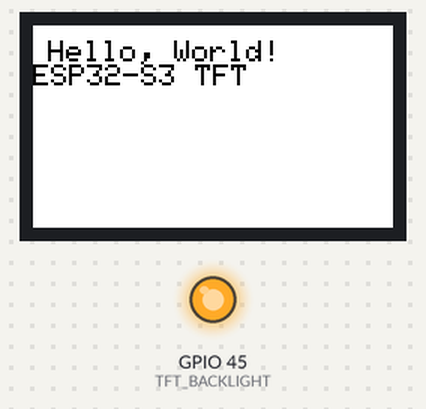
The sketch below on a simulated ESP32-S3. Parts: 240×135 colour display, output pins drawn as LEDs (lit = HIGH). What the sketch prints to the serial monitor is not drawn.

Above: at 0.2 s.
At 0.7 s:
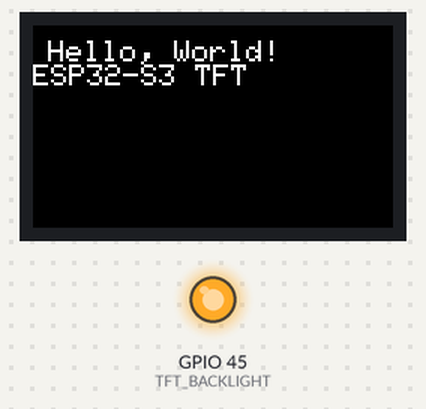

The sketch:

wokring_tft.ino
```cpp
#include <Adafruit_GFX.h>      // Core graphics library
#include <Adafruit_ST7789.h>   // ST7789 driver library
#include <SPI.h>

// Define TFT control pins for Adafruit ESP32-S3 TFT Feather
#define TFT_CS        7
#define TFT_RST      40
#define TFT_DC       39
#define TFT_BACKLIGHT 45

// Initialize the ST7789 display
Adafruit_ST7789 tft = Adafruit_ST7789(TFT_CS, TFT_DC, TFT_RST);

void setup() {
  // Initialize Serial for debugging
  Serial.begin(115200);
  Serial.println("TFT Display Test");

  // Initialize the TFT display
  tft.init(135, 240);  // Width and height of the display
  tft.setRotation(3);  // Set display orientation (try 0, 1, 2, or 3)

  // Turn on the backlight
  pinMode(TFT_BACKLIGHT, OUTPUT);
  digitalWrite(TFT_BACKLIGHT, HIGH);

  // Clear the screen and fill with black
  tft.fillScreen(ST77XX_BLACK);

  // Set text properties
  tft.setTextColor(ST77XX_WHITE);  // White text
  tft.setTextSize(2);              // Double size text
  tft.setCursor(10, 10);           // Set starting point

  // Display text
  tft.println("Hello, World!");
  tft.println("ESP32-S3 TFT");
}

void loop() {
  // Invert display colors for a simple animation effect
  tft.invertDisplay(true);
  delay(500);
  tft.invertDisplay(false);
  delay(500);
}
```

Measured:
- what the display in image 1 shows lasts 0.5 s, from 0.7 s to 1.2 s
